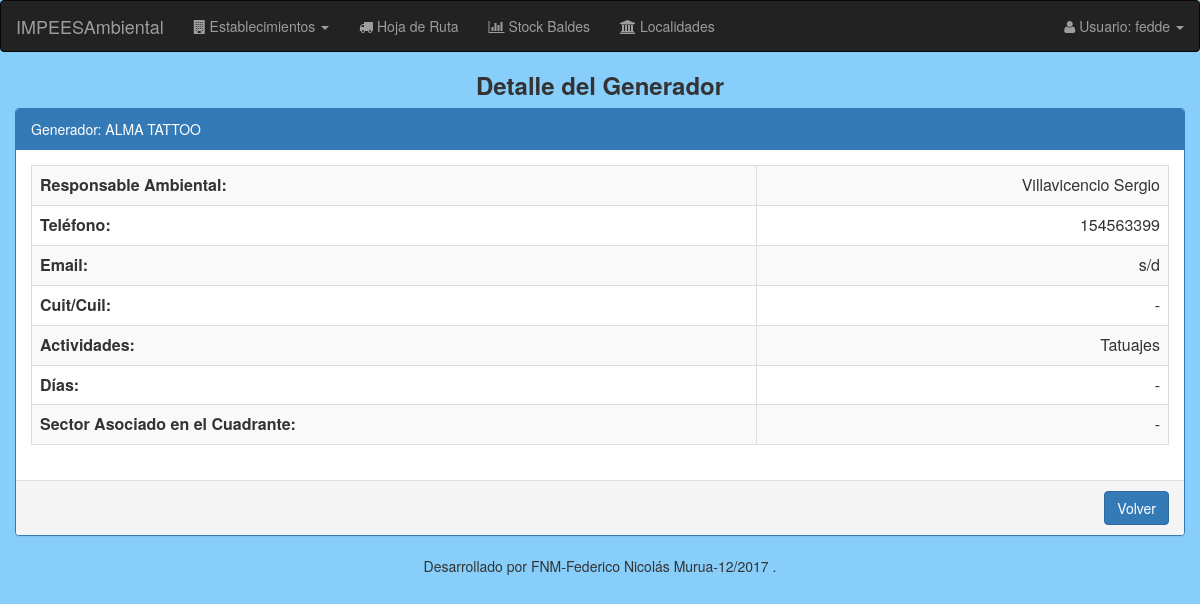
The app's page /generadores/detalle/generadores/1/ (signed in), older data.
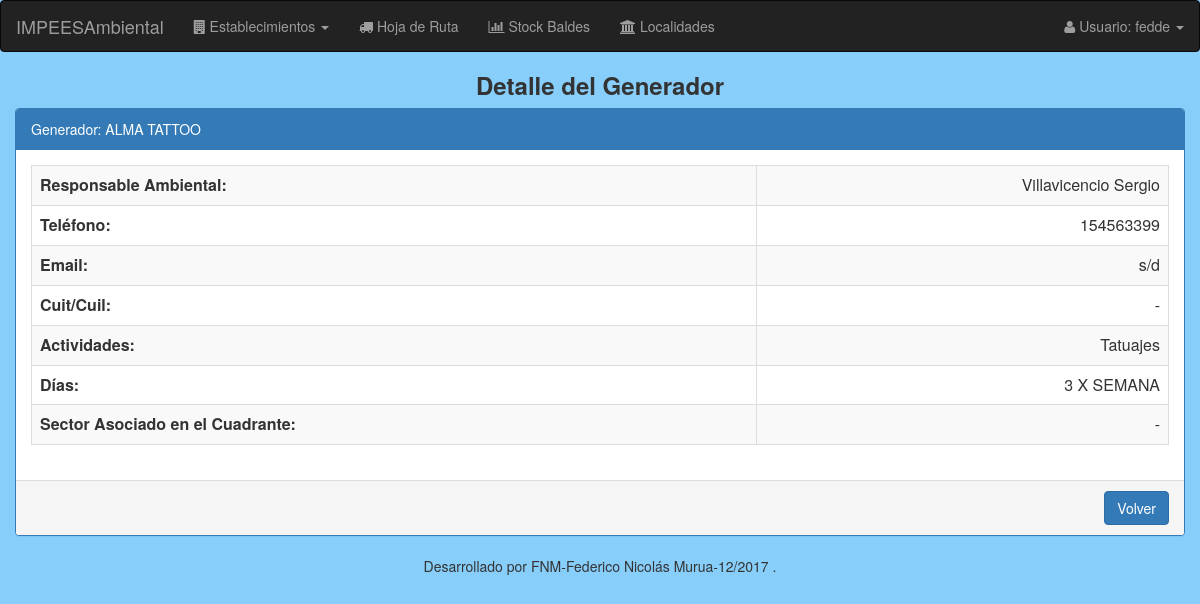
The same page, newer data.
### modulo_I/models.py (models this page shows, shortened)
class EstablecimientoGenerador(models.Model):
    nro_inscripcion = models.BigIntegerField(unique=True, blank=True, null=True, default=None) # N° inscripcion registro de generadores provincia del chubut
    activo = models.BooleanField(default=False)
    razon_social = models.CharField(max_length=50)
    direccion = models.CharField(max_length=100)
    tipo_actividad = MultiSelectField(choices=sorted(Actividades))
    recoleccion = MultiSelectField(choices=Dias, blank=True, null=True)
    localidad = models.ForeignKey('Localidad', on_delete=models.CASCADE)
    telefono = models.CharField(max_length=50, blank=True, null=True)
    email = models.CharField(max_length=200, blank=True, null=True)
    responsable_ambiental = models.CharField(max_length=50, blank=True, null=True)
    cuit = models.CharField(max_length=20, blank=True, null=True)
    cuadrante = models.ForeignKey('Cuadrante',blank=True, null=True, on_delete=models.SET_NULL)

### modulo_I/views.py (the view)
@login_required
def detalle_generadores(request, nro_generador):
    generador = EstablecimientoGenerador.objects.get(id=nro_generador)
    return render(request, 'establecimiento/generador_detalle.html', {'generador': generador})

### modulo_I/templates/establecimiento/generador_detalle.html (shortened to what this page needs)
{% extends "base/base_detalle.html" %}
{% load staticfiles %}
{% load staticfiles bootstrap3 %}
{% block header-title %}Detalle del Generador{% endblock %}
{% block panel-heading %}
  Generador: {{generador.razon_social}}
{% endblock %}
{% block detalle %}
  <table class="table table-striped table-bordered">
      <tbody>
          {% if generador.responsable_ambiental %}
          <tr>
            <th>Responsable Ambiental:</th>
            <td style="text-align:right;"> {{generador.responsable_ambiental}}</td>
          </tr>
          {% else %}
            <tr>
              <th>Responsable Ambiental:</th>
              <td style="text-align:right;"> - </td>
            </tr>
          {% endif %}
          {% if generador.telefono %}
          <tr>
            <th>Teléfono:</th>
            <td style="text-align:right;"> {{generador.telefono}}</td>
          </tr>
          {% else %}
            <tr>
              <th>Teléfono:</th>
              <td style="text-align:right;"> - </td>
            </tr>
          {% endif %}
          {% if generador.email %}
          <tr>
              <th>Email:</th>
              <td style="text-align:right;"> {{generador.email}}</td>
          </tr>
          {% else %}
            <tr>
              <th>Email:</th>
              <td style="text-align:right;"> - </td>
            </tr>
          {% endif %}
          {% if generador.cuit %}
          <tr>
              <th>Cuit/Cuil:</th>
              <td style="text-align:right;"> {{generador.cuit}}</td>
          </tr>
          {% else %}
            <tr>
              <th>Cuit/Cuil:</th>
              <td style="text-align:right;"> - </td>
            </tr>
          {% endif %}
          {% if generador.tipo_actividad %}
          <tr>
              <th>Actividades:</th>
              <td style="text-align:right;"> {{generador.get_tipo_actividad_display}}</td>
          </tr>
          {% else %}
            <tr>
              <th>Actividades:</th>
              <td style="text-align:right;"> - </td>
            </tr>
          {% endif %}
          {% if generador.recoleccion %}
          <tr>
              <th>Días:</th>
              <td style="text-align:right;"> {{generador.get_recoleccion_display}}</td>
          </tr>
          {% else %}
            <tr>
              <th>Días:</th>
              <td style="text-align:right;"> - </td>
            </tr>
          {% endif %}
          {% if generador.sector %}
          <tr>
              <th>Sector Asociado en el Cuadrante:</th>
              <td style="text-align:right;"> {{generador.sector}}</td>
          </tr>
          {% else %}
            <tr>
              <th>Sector Asociado en el Cuadrante:</th>
              <td style="text-align:right;"> - </td>
            </tr>
          {% endif %}
      </tbody>
  </table>
{% endblock %}
{% block url-volver %}
  {% url 'generadores:listado_generadores' %}
{% endblock %}

Row changes from the older to the newer data that the page shows:
changed EstablecimientoGenerador "Villavicencio Sergio": recoleccion (not shown) → "3 X SEMANA"
